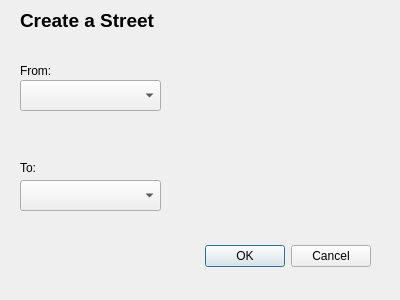
<?xml version="1.0" encoding="UTF-8"?>
<ui version="4.0">
 <class>createStreet</class>
 <widget class="QDialog" name="createStreet">
  <property name="geometry">
   <rect>
    <x>0</x>
    <y>0</y>
    <width>400</width>
    <height>300</height>
   </rect>
  </property>
  <property name="windowTitle">
   <string>Dialog</string>
  </property>
  <widget class="QDialogButtonBox" name="buttonBox">
   <property name="geometry">
    <rect>
     <x>30</x>
     <y>240</y>
     <width>341</width>
     <height>32</height>
    </rect>
   </property>
   <property name="orientation">
    <enum>Qt::Horizontal</enum>
   </property>
   <property name="standardButtons">
    <set>QDialogButtonBox::Cancel|QDialogButtonBox::Ok</set>
   </property>
  </widget>
  <widget class="QComboBox" name="fromCity">
   <property name="geometry">
    <rect>
     <x>20</x>
     <y>80</y>
     <width>141</width>
     <height>31</height>
    </rect>
   </property>
  </widget>
  <widget class="QComboBox" name="toCity">
   <property name="geometry">
    <rect>
     <x>20</x>
     <y>180</y>
     <width>141</width>
     <height>31</height>
    </rect>
   </property>
  </widget>
  <widget class="QLabel" name="label">
   <property name="geometry">
    <rect>
     <x>20</x>
     <y>60</y>
     <width>81</width>
     <height>21</height>
    </rect>
   </property>
   <property name="text">
    <string>From:</string>
   </property>
  </widget>
  <widget class="QLabel" name="label_2">
   <property name="geometry">
    <rect>
     <x>20</x>
     <y>160</y>
     <width>49</width>
     <height>16</height>
    </rect>
   </property>
   <property name="text">
    <string>To:</string>
   </property>
  </widget>
  <widget class="QLabel" name="label_3">
   <property name="geometry">
    <rect>
     <x>20</x>
     <y>0</y>
     <width>161</width>
     <height>41</height>
    </rect>
   </property>
   <property name="font">
    <font>
     <pointsize>14</pointsize>
     <bold>true</bold>
    </font>
   </property>
   <property name="text">
    <string>Create a Street</string>
   </property>
  </widget>
 </widget>
 <resources/>
 <connections>
  <connection>
   <sender>buttonBox</sender>
   <signal>accepted()</signal>
   <receiver>createStreet</receiver>
   <slot>accept()</slot>
   <hints>
    <hint type="sourcelabel">
     <x>248</x>
     <y>254</y>
    </hint>
    <hint type="destinationlabel">
     <x>157</x>
     <y>274</y>
    </hint>
   </hints>
  </connection>
  <connection>
   <sender>buttonBox</sender>
   <signal>rejected()</signal>
   <receiver>createStreet</receiver>
   <slot>reject()</slot>
   <hints>
    <hint type="sourcelabel">
     <x>316</x>
     <y>260</y>
    </hint>
    <hint type="destinationlabel">
     <x>286</x>
     <y>274</y>
    </hint>
   </hints>
  </connection>
 </connections>
</ui>
